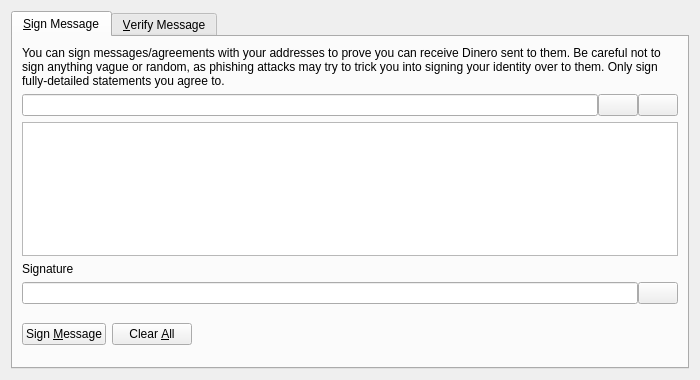
<?xml version="1.0" encoding="UTF-8"?>
<ui version="4.0">
 <class>SignVerifyMessageDialog</class>
 <widget class="QDialog" name="SignVerifyMessageDialog">
  <property name="geometry">
   <rect>
    <x>0</x>
    <y>0</y>
    <width>700</width>
    <height>380</height>
   </rect>
  </property>
  <property name="windowTitle">
   <string>Signatures - Sign / Verify a Message</string>
  </property>
  <property name="modal">
   <bool>true</bool>
  </property>
  <layout class="QVBoxLayout" name="verticalLayout">
   <item>
    <widget class="QTabWidget" name="tabWidget">
     <property name="currentIndex">
      <number>0</number>
     </property>
     <widget class="QWidget" name="tabSignMessage">
      <attribute name="title">
       <string>&amp;Sign Message</string>
      </attribute>
      <layout class="QVBoxLayout" name="verticalLayout_SM">
       <item>
        <widget class="QLabel" name="infoLabel_SM">
         <property name="text">
          <string>You can sign messages/agreements with your addresses to prove you can receive Dinero sent to them. Be careful not to sign anything vague or random, as phishing attacks may try to trick you into signing your identity over to them. Only sign fully-detailed statements you agree to.</string>
         </property>
         <property name="textFormat">
          <enum>Qt::PlainText</enum>
         </property>
         <property name="wordWrap">
          <bool>true</bool>
         </property>
        </widget>
       </item>
       <item>
        <layout class="QHBoxLayout" name="horizontalLayout_1_SM">
         <property name="spacing">
          <number>0</number>
         </property>
         <item>
          <widget class="QValidatedLineEdit" name="addressIn_SM">
           <property name="toolTip">
            <string>The Dinero address to sign the message with</string>
           </property>
          </widget>
         </item>
         <item>
          <widget class="QPushButton" name="addressBookButton_SM">
           <property name="toolTip">
            <string>Choose previously used address</string>
           </property>
           <property name="text">
            <string/>
           </property>
           <property name="shortcut">
            <string>Alt+A</string>
           </property>
           <property name="autoDefault">
            <bool>false</bool>
           </property>
          </widget>
         </item>
         <item>
          <widget class="QPushButton" name="pasteButton_SM">
           <property name="toolTip">
            <string>Paste address from clipboard</string>
           </property>
           <property name="text">
            <string/>
           </property>
           <property name="shortcut">
            <string>Alt+P</string>
           </property>
           <property name="autoDefault">
            <bool>false</bool>
           </property>
          </widget>
         </item>
        </layout>
       </item>
       <item>
        <widget class="QPlainTextEdit" name="messageIn_SM">
         <property name="toolTip">
          <string>Enter the message you want to sign here</string>
         </property>
        </widget>
       </item>
       <item>
        <widget class="QLabel" name="signatureLabel_SM">
         <property name="text">
          <string>Signature</string>
         </property>
         <property name="textFormat">
          <enum>Qt::PlainText</enum>
         </property>
        </widget>
       </item>
       <item>
        <layout class="QHBoxLayout" name="horizontalLayout_2_SM">
         <property name="spacing">
          <number>0</number>
         </property>
         <item>
          <widget class="QLineEdit" name="signatureOut_SM">
           <property name="font">
            <font>
             <italic>true</italic>
            </font>
           </property>
           <property name="readOnly">
            <bool>true</bool>
           </property>
          </widget>
         </item>
         <item>
          <widget class="QPushButton" name="copySignatureButton_SM">
           <property name="toolTip">
            <string>Copy the current signature to the system clipboard</string>
           </property>
           <property name="text">
            <string/>
           </property>
           <property name="autoDefault">
            <bool>false</bool>
           </property>
          </widget>
         </item>
        </layout>
       </item>
       <item>
        <layout class="QHBoxLayout" name="horizontalLayout_3_SM">
         <item>
          <widget class="QPushButton" name="signMessageButton_SM">
           <property name="toolTip">
            <string>Sign the message to prove you own this Dinero address</string>
           </property>
           <property name="text">
            <string>Sign &amp;Message</string>
           </property>
           <property name="autoDefault">
            <bool>false</bool>
           </property>
          </widget>
         </item>
         <item>
          <widget class="QPushButton" name="clearButton_SM">
           <property name="toolTip">
            <string>Reset all sign message fields</string>
           </property>
           <property name="text">
            <string>Clear &amp;All</string>
           </property>
           <property name="autoDefault">
            <bool>false</bool>
           </property>
          </widget>
         </item>
         <item>
          <spacer name="horizontalSpacer_1_SM">
           <property name="orientation">
            <enum>Qt::Horizontal</enum>
           </property>
           <property name="sizeHint" stdset="0">
            <size>
             <width>40</width>
             <height>48</height>
            </size>
           </property>
          </spacer>
         </item>
         <item>
          <widget class="QLabel" name="statusLabel_SM">
           <property name="font">
            <font>
             <weight>75</weight>
             <bold>true</bold>
            </font>
           </property>
           <property name="text">
            <string/>
           </property>
           <property name="wordWrap">
            <bool>true</bool>
           </property>
          </widget>
         </item>
         <item>
          <spacer name="horizontalSpacer_2_SM">
           <property name="orientation">
            <enum>Qt::Horizontal</enum>
           </property>
           <property name="sizeHint" stdset="0">
            <size>
             <width>40</width>
             <height>48</height>
            </size>
           </property>
          </spacer>
         </item>
        </layout>
       </item>
      </layout>
     </widget>
     <widget class="QWidget" name="tabVerifyMessage">
      <attribute name="title">
       <string>&amp;Verify Message</string>
      </attribute>
      <layout class="QVBoxLayout" name="verticalLayout_VM">
       <item>
        <widget class="QLabel" name="infoLabel_VM">
         <property name="text">
          <string>Enter the receiver's address, message (ensure you copy line breaks, spaces, tabs, etc. exactly) and signature below to verify the message. Be careful not to read more into the signature than what is in the signed message itself, to avoid being tricked by a man-in-the-middle attack. Note that this only proves the signing party receives with the address, it cannot prove sendership of any transaction!</string>
         </property>
         <property name="textFormat">
          <enum>Qt::PlainText</enum>
         </property>
         <property name="alignment">
          <set>Qt::AlignLeading|Qt::AlignLeft|Qt::AlignTop</set>
         </property>
         <property name="wordWrap">
          <bool>true</bool>
         </property>
        </widget>
       </item>
       <item>
        <layout class="QHBoxLayout" name="horizontalLayout_1_VM">
         <property name="spacing">
          <number>0</number>
         </property>
         <item>
          <widget class="QValidatedLineEdit" name="addressIn_VM">
           <property name="toolTip">
            <string>The Dinero address the message was signed with</string>
           </property>
          </widget>
         </item>
         <item>
          <widget class="QPushButton" name="addressBookButton_VM">
           <property name="toolTip">
            <string>Choose previously used address</string>
           </property>
           <property name="text">
            <string/>
           </property>
           <property name="shortcut">
            <string>Alt+A</string>
           </property>
           <property name="autoDefault">
            <bool>false</bool>
           </property>
          </widget>
         </item>
        </layout>
       </item>
       <item>
        <widget class="QPlainTextEdit" name="messageIn_VM"/>
       </item>
       <item>
        <widget class="QValidatedLineEdit" name="signatureIn_VM"/>
       </item>
       <item>
        <layout class="QHBoxLayout" name="horizontalLayout_2_VM">
         <item>
          <widget class="QPushButton" name="verifyMessageButton_VM">
           <property name="toolTip">
            <string>Verify the message to ensure it was signed with the specified Dinero address</string>
           </property>
           <property name="text">
            <string>Verify &amp;Message</string>
           </property>
           <property name="autoDefault">
            <bool>false</bool>
           </property>
          </widget>
         </item>
         <item>
          <widget class="QPushButton" name="clearButton_VM">
           <property name="toolTip">
            <string>Reset all verify message fields</string>
           </property>
           <property name="text">
            <string>Clear &amp;All</string>
           </property>
           <property name="autoDefault">
            <bool>false</bool>
           </property>
          </widget>
         </item>
         <item>
          <spacer name="horizontalSpacer_1_VM">
           <property name="orientation">
            <enum>Qt::Horizontal</enum>
           </property>
           <property name="sizeHint" stdset="0">
            <size>
             <width>40</width>
             <height>48</height>
            </size>
           </property>
          </spacer>
         </item>
         <item>
          <widget class="QLabel" name="statusLabel_VM">
           <property name="font">
            <font>
             <weight>75</weight>
             <bold>true</bold>
            </font>
           </property>
           <property name="text">
            <string/>
           </property>
           <property name="wordWrap">
            <bool>true</bool>
           </property>
          </widget>
         </item>
         <item>
          <spacer name="horizontalSpacer_2_VM">
           <property name="orientation">
            <enum>Qt::Horizontal</enum>
           </property>
           <property name="sizeHint" stdset="0">
            <size>
             <width>40</width>
             <height>48</height>
            </size>
           </property>
          </spacer>
         </item>
        </layout>
       </item>
      </layout>
     </widget>
    </widget>
   </item>
  </layout>
 </widget>
 <customwidgets>
  <customwidget>
   <class>QValidatedLineEdit</class>
   <extends>QLineEdit</extends>
   <header>qvalidatedlineedit.h</header>
  </customwidget>
 </customwidgets>
 <resources>
  <include location="../dinero.qrc"/>
 </resources>
 <connections/>
</ui>
